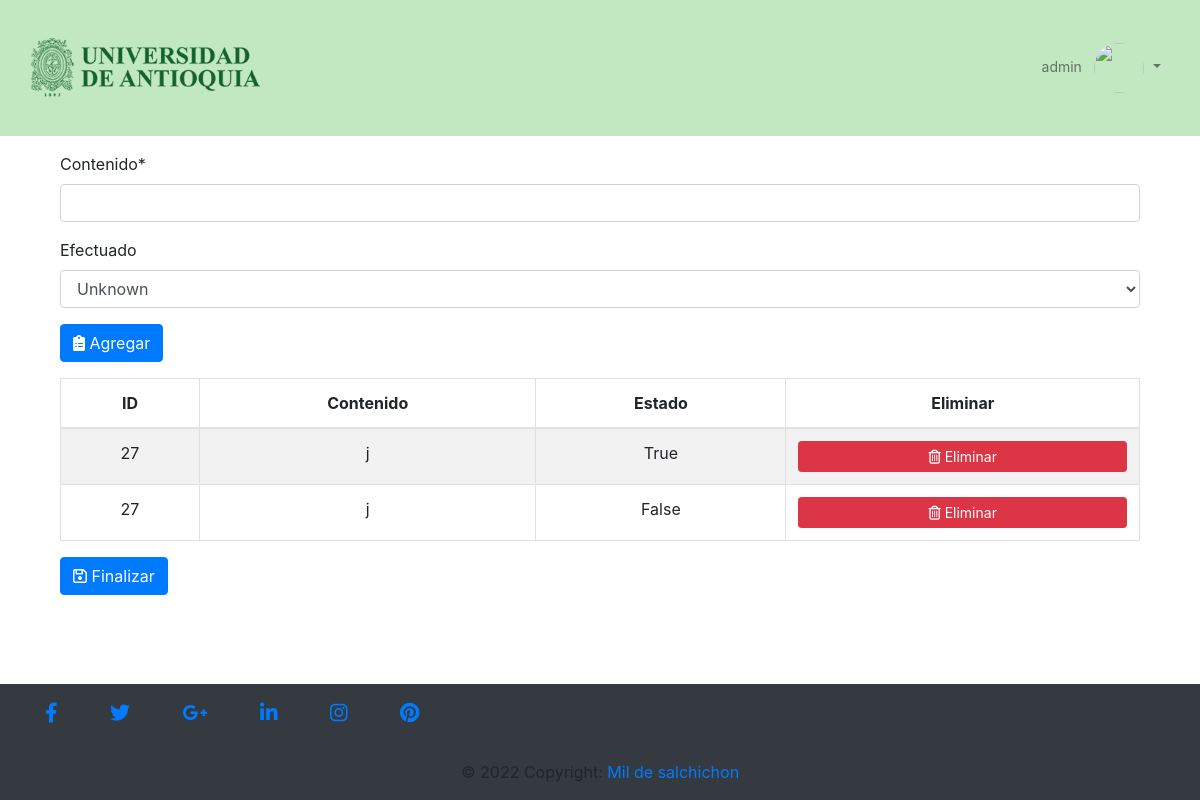
The page /manage_project/make_project/make_objective/27 (signed in) on the database its author committed.
### gestion/models.py (models this page shows, shortened)
class Objetivos_especificos(models.Model):
    proyecto = models.ForeignKey(Proyecto,on_delete=models.CASCADE,null=True)
    contenido = models.CharField(max_length=100)
    estado = models.BooleanField(null=True,verbose_name="Efectuado")
    class meta:
        db_table= 'objetivos_especificos'
        verbose_name= 'Objetivo especifico'
        verbose_name_plural='Objetivos especificos'
        ordering=['id']

class Proyecto(models.Model):
    estados = (('FFinalizado','Finalizado'),('En ejecucion','En ejecucion'))
    nombre = models.CharField(max_length=100)
    objetivo_general = models.CharField(max_length=100)
    fecha_inicio = models.DateField()
    fecha_fin = models.DateField()
    director = models.ForeignKey(User, on_delete=models.CASCADE)
    presupuesto = models.CharField(max_length=100)
    porcentaje_avance = models.IntegerField(null = True)
    estado = models.CharField(max_length=20, choices=estados)
    class meta:
        db_table= 'proyecto'
        verbose_name= 'Proyecto'
        verbose_name_plural='Proyectos'
        ordering=['id']

### gestion/views.py (the view, shortened to what this page needs)
# urls.py: path('manage_project/make_project/make_objective/<int:project_id>', make_objective, name="make_objective"),
def make_objective(request, project_id):
    form=FormObjetivosEspecificos()
    targets = Objetivos_especificos.objects.filter(proyecto = project_id)
    return render(request, "make_objective.html",{"form": form ,'targets':targets,"project_id":project_id})

### gestion/forms.py
class FormObjetivosEspecificos(forms.ModelForm):
    class Meta:
        model = Objetivos_especificos
        fields = ('contenido','estado')

### Templates/make_objective.html (shortened to what this page needs)
{% extends 'index.html' %}
{% load crispy_forms_tags %}
{% block content %}
<div class="container">
    <form method="POST" action="" class="mt-3" autocomplete="off" enctype="multipart/form-data">
        {{ form|crispy }}
        <button type="submit" class="btn btn-primary"><i class="fa-solid fa-clipboard-list"></i></i> Agregar</button>
    </form>
</div>
<div class="container">
    <table class="table table-striped table-bordered" id="mydatatable">
        <thead>
            <tr class="text-center">
                <th scope="col">ID</th>
                <th scope="col">Contenido</th>
                <th scope="col">Estado</th>
                <th scope="col">Eliminar</th>
            </tr>
        </thead>
        <tbody>
            {% for target in targets %}
                <tr class="text-center">
                    <td>{{ target.proyecto.id}}</td>
                    <td>{{ target.contenido }}</td>
                    <td>{{ target.estado }}</td>
                    <td><a class="link btn btn-sm btn-block btn-danger" href="{%url 'delete_objective' target.id %}"><i class="fa-regular fa-trash-can"></i> Eliminar</a>
                    </td>
                </tr>
            {% endfor %}
        </tbody>
    </table>
    <a href="{%url 'admin_project' project_id%}" class="btn btn-primary"><i class="fa-regular fa-floppy-disk"></i> Finalizar</a>
</div>
{% endblock %}

### Templates/index.html (shortened to what this page needs)
<!DOCTYPE html>
<html style="min-height: 100%;position: relative;">
<head>
    {% load bootstrap4 %}
    {% bootstrap_css %}
    {%load static%}
    <link rel="stylesheet" href="https://cdnjs.cloudflare.com/ajax/libs/font-awesome/6.0.0/css/all.min.css"
 />
</head>
<body style="margin: 0;margin-bottom: 120px;">
    <nav class="navbar navbar-expand-lg navbar-light" style="background-color: #C2E8C1;">
        <div class="container-fluid">
            <div class="navbar-header">
                <a class="navbar-brand" href="{% url 'gestion_proyecto' %}">
                    <img class="img-responsive" src="{% static 'img/logo-udea.png'%}" alt="" height="110">
                </a>
            </div>
            <div class="collapse navbar-collapse" id="collapsibleNavbar">
                <ul class="nav navbar-nav ml-auto ">
                    {% if user.is_authenticated %}
                    <li class="nav-item dropdown no-arrow">
                        <a class="nav-link dropdown-toggle" href="#" id="userDropdown" role="button"
                            data-toggle="dropdown" aria-haspopup="true" aria-expanded="false">
                            <span class="mr-2 d-none d-lg-inline text-gray-600 small">{{ user.username }}</span>
                            <img class="img-profile rounded-circle"
                                src="https://s3.eu-central-1.amazonaws.com/bootstrapbaymisc/blog/24_days_bootstrap/fox.jpg"
                                width="50" height="50" class="rounded-circle">
                        </a>
                    </li>
                    {% endif %}
                </ul>
            </div>
        </div>
    </nav>
    <div class="container mt-3">
        {% block content %}{% endblock %}
    </div>
</body>
<footer style="position: absolute;bottom: 0;width: 100%;" class="navbar-fixed-bottom  page-footer mt-3 bg-dark">
    <div class="container  ">
        <div class="row">
            <div class="col-md-12 py-3 ">
                <div class="mb-1 flex-center">
                    <a class="fb-ic">
                        <i class="fab fa-facebook-f fa-lg white-text mr-md-5 mr-3 fa-2x"> </i>
                    </a>
                    <a class="tw-ic">
                        <i class="fab fa-twitter fa-lg white-text mr-md-5 mr-3 fa-2x"> </i>
                    </a>
                    <a class="gplus-ic">
                        <i class="fab fa-google-plus-g fa-lg white-text mr-md-5 mr-3 fa-2x"> </i>
                    </a>
                    <a class="li-ic">
                        <i class="fab fa-linkedin-in fa-lg white-text mr-md-5 mr-3 fa-2x"> </i>
                    </a>
                    <a class="ins-ic">
                        <i class="fab fa-instagram fa-lg white-text mr-md-5 mr-3 fa-2x"> </i>
                    </a>
                    <a class="pin-ic">
                        <i class="fab fa-pinterest fa-lg white-text fa-2x"> </i>
                    </a>
                </div>
            </div>
        </div>
    </div>
    <div class="footer-copyright text-center py-3">© 2022 Copyright:
        <a href="/"> Mil de salchichon</a>
    </div>
</footer>
</html>

### rows shown on the page
Objetivos_especificos: proyecto.id "27", contenido "j", estado "True"
Objetivos_especificos: proyecto.id "27", contenido "j", estado "False"

### other values the page prints
{{ user.username }} "admin"
